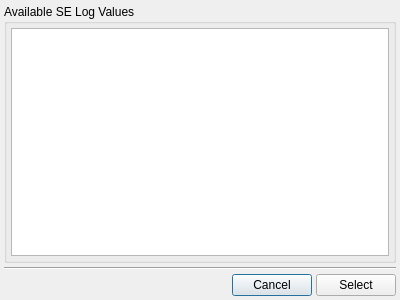
<?xml version="1.0" encoding="UTF-8"?>
<ui version="4.0">
 <class>SELogChooserDialog</class>
 <widget class="QDialog" name="SELogChooserDialog">
  <property name="geometry">
   <rect>
    <x>0</x>
    <y>0</y>
    <width>400</width>
    <height>300</height>
   </rect>
  </property>
  <property name="windowTitle">
   <string>Dialog</string>
  </property>
  <layout class="QVBoxLayout" name="verticalLayout">
   <property name="spacing">
    <number>4</number>
   </property>
   <property name="leftMargin">
    <number>4</number>
   </property>
   <property name="topMargin">
    <number>4</number>
   </property>
   <property name="rightMargin">
    <number>4</number>
   </property>
   <property name="bottomMargin">
    <number>4</number>
   </property>
   <item>
    <widget class="QGroupBox" name="SELogGroup">
     <property name="sizePolicy">
      <sizepolicy hsizetype="Preferred" vsizetype="Expanding">
       <horstretch>0</horstretch>
       <verstretch>0</verstretch>
      </sizepolicy>
     </property>
     <property name="title">
      <string>Available SE Log Values</string>
     </property>
     <layout class="QHBoxLayout" name="horizontalLayout_2">
      <property name="spacing">
       <number>4</number>
      </property>
      <property name="leftMargin">
       <number>4</number>
      </property>
      <property name="topMargin">
       <number>4</number>
      </property>
      <property name="rightMargin">
       <number>4</number>
      </property>
      <property name="bottomMargin">
       <number>4</number>
      </property>
      <item>
       <widget class="QTreeView" name="SELogTree"/>
      </item>
     </layout>
    </widget>
   </item>
   <item>
    <widget class="Line" name="line">
     <property name="orientation">
      <enum>Qt::Horizontal</enum>
     </property>
    </widget>
   </item>
   <item>
    <layout class="QHBoxLayout" name="horizontalLayout">
     <property name="spacing">
      <number>4</number>
     </property>
     <item>
      <spacer name="horizontalSpacer">
       <property name="orientation">
        <enum>Qt::Horizontal</enum>
       </property>
       <property name="sizeHint" stdset="0">
        <size>
         <width>40</width>
         <height>20</height>
        </size>
       </property>
      </spacer>
     </item>
     <item>
      <widget class="QPushButton" name="CancelButton">
       <property name="text">
        <string>Cancel</string>
       </property>
      </widget>
     </item>
     <item>
      <widget class="QPushButton" name="SelectButton">
       <property name="text">
        <string>Select</string>
       </property>
      </widget>
     </item>
    </layout>
   </item>
  </layout>
 </widget>
 <resources/>
 <connections/>
</ui>
